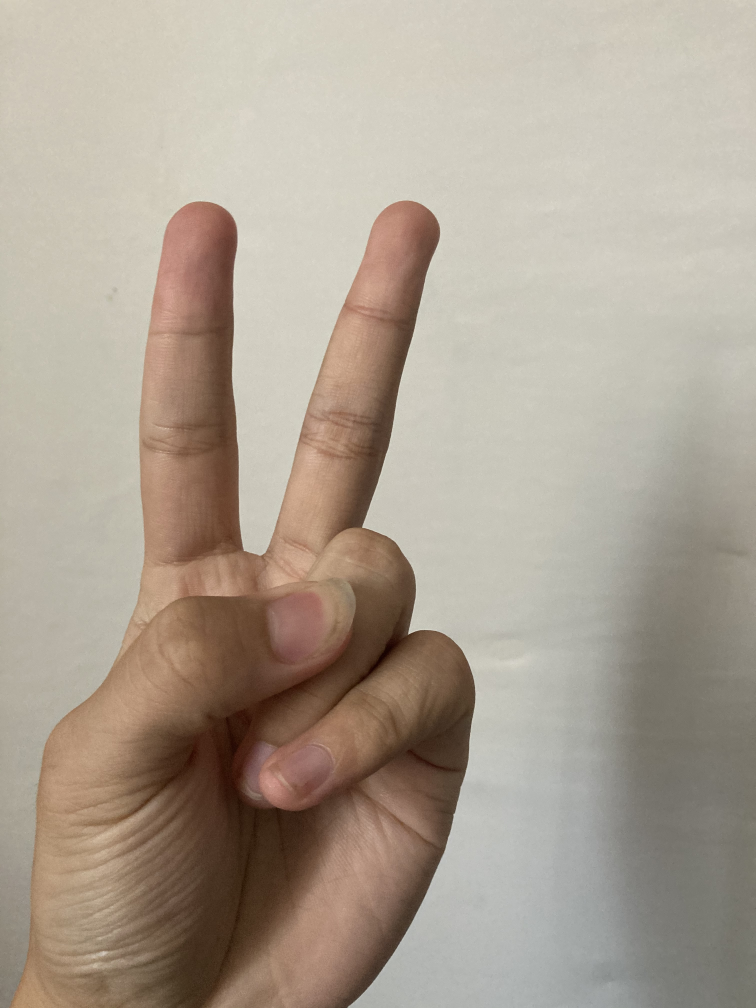
#> input picture input_img/IMG_1432.JPG, 3024 x 4032 px (shown at 1/4 size); its folder holds only this picture in this run
$ python change_img.py
#> lines starting #> are read from the running program, lines starting #| are printed output that depends on the picture
import sys
import os
import cv2

width = 64
height = 64

output_dir = './output_img'
input_dir = './input_img'
if not os.path.exists(output_dir):
    os.makedirs(output_dir)

index = 1
for path,dirnames,filenames in os.walk(input_dir):
    for filename in filenames:
        if filename.endswith('.JPG'):
            print('正在处理第 %s 张图片' % index)
            img_path = path + '/' + filename
            img = cv2.imread(img_path)
#> img is the input picture: shape (4032, 3024, 3); mean B, G, R 146.7, 160.7, 172.3
            new_img = cv2.resize(img, (width, height))
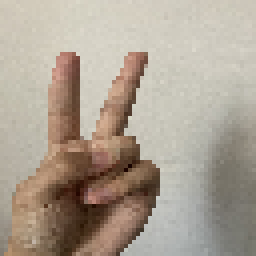
#> new_img: shape (64, 64, 3) (shown 4 times larger); mean B, G, R 146.7, 160.6, 172.2
            cv2.imwrite(output_dir + '/' + str(index) + '.png', new_img)
            index += 1
            key = cv2.waitKey(30) & 0xff
#> (key Esc is pressed here)
            if key == 27:
                sys.exit(0)
#> (the program exits here)

$ run again, on input_img/IMG_1433.JPG
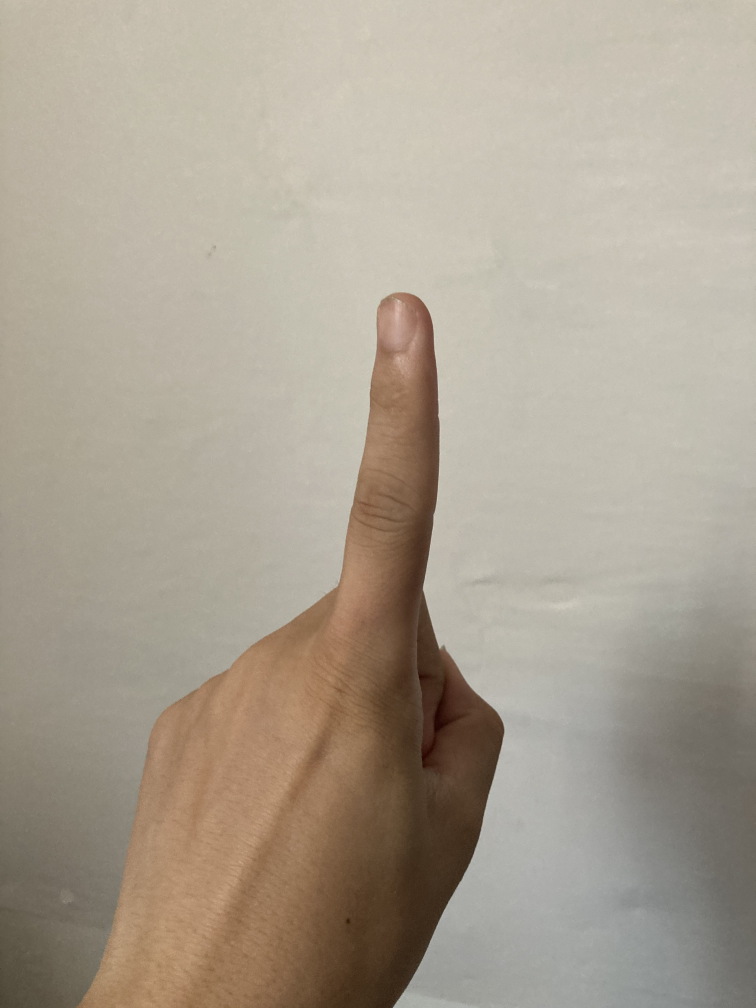
#> input picture input_img/IMG_1433.JPG, 3024 x 4032 px (shown at 1/4 size)
#> img is the input picture: shape (4032, 3024, 3); mean B, G, R 145.6, 160.4, 170.4
#> `new_img = cv2.resize(img, (width, height))`:
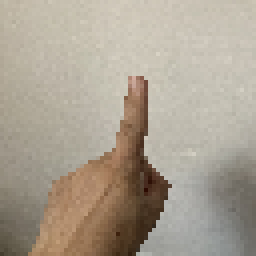
#> new_img: shape (64, 64, 3) (shown 4 times larger); mean B, G, R 145.6, 160.5, 170.4

$ run again, on input_img/IMG_1435.JPG
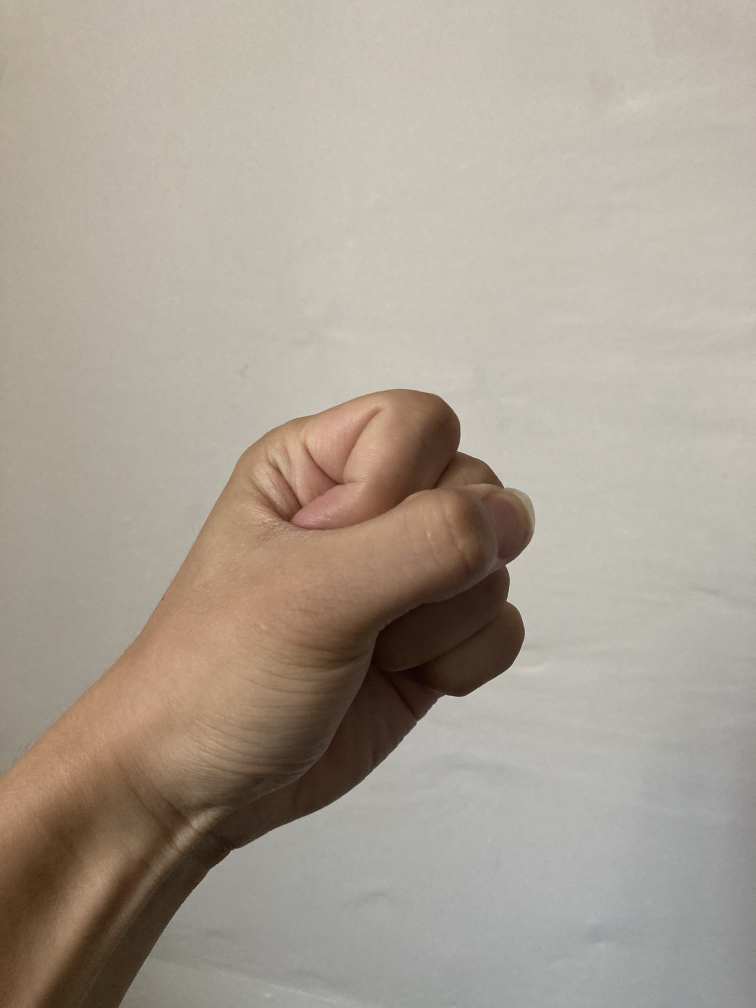
#> input picture input_img/IMG_1435.JPG, 3024 x 4032 px (shown at 1/4 size)
#> img is the input picture: shape (4032, 3024, 3); mean B, G, R 147.9, 160.4, 170
#> `new_img = cv2.resize(img, (width, height))`:
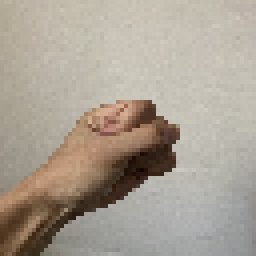
#> new_img: shape (64, 64, 3) (shown 4 times larger); mean B, G, R 147.9, 160.4, 170
